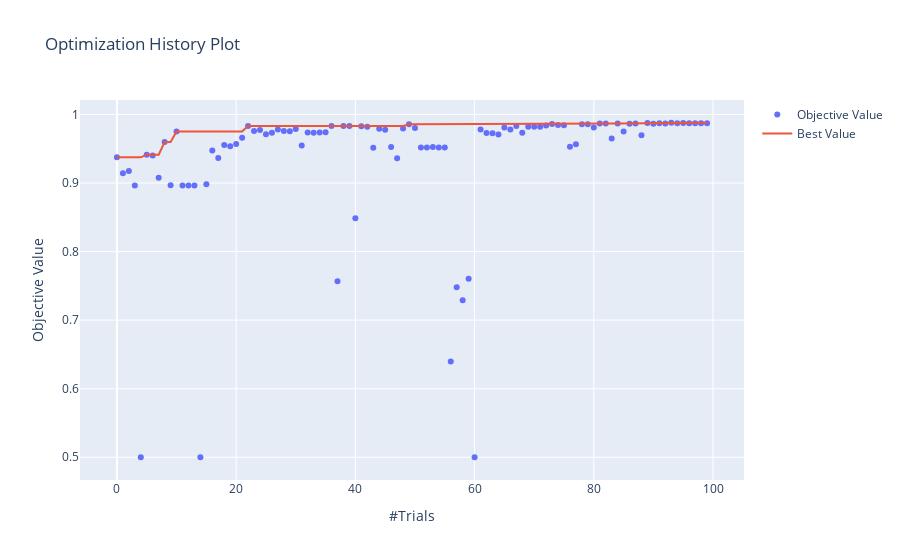

Notebook code for this chart:
### Markdown cell above
# 1.2 对于SVM模型

### Code cell
plot_optimization_history(study_SVM)
